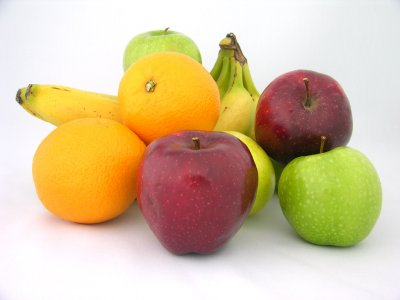
//> input picture imgProc_kadai/第１１回/11_02_fruit_k21116/Debug/fruit_image.jpg, 400 x 300 px
$ ./11_02_fruit_k21116   (built with g++ and OpenCV 4)
//> lines starting //> are read from the running program, lines starting //| are printed output that depends on the picture; after the words box and inside, x2 and y2 are one past the last pixel; in counts of white or black regions, pixels touching at a corner belong together
//
//  changeColor.cpp
//
//
//  Created by Masashi Morimoto on 2022/06/22.
//

#include <iostream>
#include <opencv2/opencv.hpp>
#define FILE_NAME "fruit_image.jpg"

#define WINDOW_NAME_INPUT "input"
#define WINDOW_NAME_BINARY "binary"
#define WINDOW_NAME_OUTPUT "output"

// 0. 定数の定義
#define HUE_MIN (20) // Hの最小値
#define HUE_MAX (35) // Hの最大値（シフト幅）
#define SAT_TH (200) // Sの閾値
#define VAL_TH (225) // Vの閾値

//二値化閾値
#define BIN_TH (100)


int main(int argc, const char * argv[]) {
    // 1. 変数の宣言
    int x, y;    //走査用
    cv::Vec3b p; //色値(HSV)
    int h,s,v;   //色値(各要素)
    cv::Mat src_img, gray_img, tmp_img, hsv_img, bin_img, dst_img;

    //輪郭の座標リストの宣言
    std::vector< std::vector< cv::Point > > contours;

    // 2. カラー画像の入力
    src_img = cv::imread(FILE_NAME, cv::IMREAD_COLOR);
//> src_img is the input picture: 300 rows x 400 cols, CV_8UC3; mean B, G, R 155.7, 193, 214.5
    if (src_img.empty()) { //入力失敗の場合
        fprintf(stderr, "Cannot read image file: %s.\n", FILE_NAME);
        return (-1);
    }


    // 3. 色変換 (BGR → HSV)
    cv::cvtColor(src_img, hsv_img, cv::COLOR_BGR2HSV_FULL);
//> hsv_img: 300 rows x 400 cols, CV_8UC3; mean H, S, V 114.2, 83.8, 218.1

    // 4. 出力二値画像の領域を確保（初期値ゼロ：黒）
    bin_img = cv::Mat::zeros(src_img.size(), CV_8UC1);
    dst_img = src_img.clone();


    // 5. 画像処理
    for (y=0; y<hsv_img.rows; y++) {
        for (x=0; x<hsv_img.cols; x++) {

            p = hsv_img.at<cv::Vec3b>(y, x);
            h = p[0]; s = p[1]; v = p[2];

            if (h >= HUE_MIN &&h <= HUE_MAX &&s >= SAT_TH && v >= VAL_TH){
                bin_img.at<uchar>(y, x) = 255;
            }else{
                bin_img.at<uchar>(y, x) = 0;
            }
        }
    }
//> this loop made 300 passes
//> (h, s, v) on passes 1 to 3: (151, 13, 221), (151, 13, 223), (147, 10, 223)
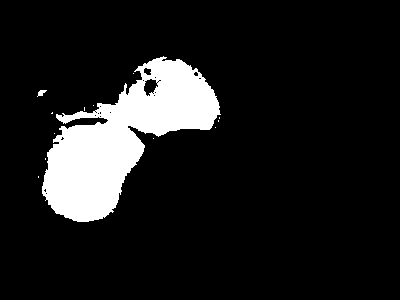
//> bin_img: 300 rows x 400 cols, CV_8UC1; 11.4% white; 13 white regions (11 under 20 px)
//> after the loop, p = [192, 13, 242]; h = 192; s = 13; v = 242

    //6. 二値画像コピー
    tmp_img = bin_img.clone();

    cv::threshold(tmp_img, bin_img, BIN_TH, 255, cv::THRESH_BINARY);

    //7. 輪郭抽出
    cv::findContours(tmp_img, contours, cv::RETR_LIST, cv::CHAIN_APPROX_NONE);
//> contours = 36 contours, 32 with area under 20; largest, box (x1, y1, x2, y2) and area: (42, 56, 221, 222) 13416, (143, 78, 159, 97) 174, (143, 67, 152, 76) 49, (37, 90, 47, 97) 24

    for (int i=0; i<contours.size(); i++) {
        double S;
        S = cv::contourArea(contours[i]);

        if (S >= 100) {
            cv::drawContours(dst_img, contours, i, CV_RGB(255, 255, 0), -1);
        }
    }
//> this loop made 36 passes
//> S on passes 1 to 12: 2, 7, 0, 0, 0, 8.5, 0, 0, 0, 0, 2, 2
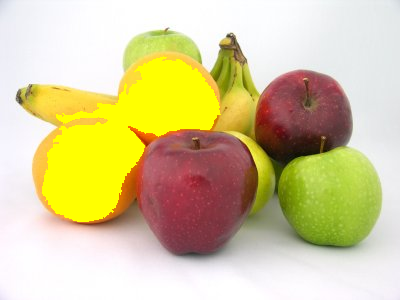
//> dst_img: 300 rows x 400 cols, CV_8UC3; 11.5% of pixels changed, all inside (x1, y1, x2, y2) = (42, 56, 221, 222)

    // 8. 表示
    cv::imshow(WINDOW_NAME_INPUT , src_img); // 入力画像の表示
    cv::imshow(WINDOW_NAME_BINARY , bin_img); // 入力画像の表示
    cv::imshow(WINDOW_NAME_OUTPUT, dst_img); // 出力画像の表示
    cv::waitKey(); // キー入力待ち (止める)
    return 0;
}
